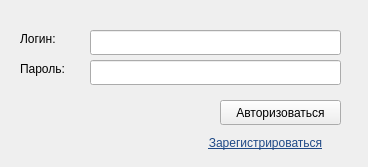
<?xml version="1.0" encoding="UTF-8"?>
<ui version="4.0">
 <class>MainWindow</class>
 <widget class="QMainWindow" name="MainWindow">
  <property name="geometry">
   <rect>
    <x>0</x>
    <y>0</y>
    <width>368</width>
    <height>167</height>
   </rect>
  </property>
  <property name="windowTitle">
   <string>Авторизация</string>
  </property>
  <widget class="QWidget" name="centralwidget">
   <widget class="QLabel" name="label">
    <property name="geometry">
     <rect>
      <x>20</x>
      <y>30</y>
      <width>67</width>
      <height>17</height>
     </rect>
    </property>
    <property name="text">
     <string>Логин:</string>
    </property>
   </widget>
   <widget class="QLabel" name="label_2">
    <property name="geometry">
     <rect>
      <x>20</x>
      <y>60</y>
      <width>67</width>
      <height>17</height>
     </rect>
    </property>
    <property name="text">
     <string>Пароль:</string>
    </property>
   </widget>
   <widget class="QLineEdit" name="lineEdit">
    <property name="geometry">
     <rect>
      <x>90</x>
      <y>30</y>
      <width>251</width>
      <height>25</height>
     </rect>
    </property>
   </widget>
   <widget class="QLineEdit" name="lineEdit_2">
    <property name="geometry">
     <rect>
      <x>90</x>
      <y>60</y>
      <width>251</width>
      <height>25</height>
     </rect>
    </property>
    <property name="text">
     <string/>
    </property>
    <property name="frame">
     <bool>true</bool>
    </property>
    <property name="echoMode">
     <enum>QLineEdit::Password</enum>
    </property>
   </widget>
   <widget class="QPushButton" name="pushButton">
    <property name="geometry">
     <rect>
      <x>220</x>
      <y>100</y>
      <width>121</width>
      <height>25</height>
     </rect>
    </property>
    <property name="text">
     <string>Авторизоваться</string>
    </property>
   </widget>
   <widget class="QPushButton" name="pushButton_2">
    <property name="enabled">
     <bool>true</bool>
    </property>
    <property name="geometry">
     <rect>
      <x>190</x>
      <y>130</y>
      <width>151</width>
      <height>25</height>
     </rect>
    </property>
    <property name="palette">
     <palette>
      <active>
       <colorrole role="WindowText">
        <brush brushstyle="SolidPattern">
         <color alpha="255">
          <red>32</red>
          <green>74</green>
          <blue>135</blue>
         </color>
        </brush>
       </colorrole>
       <colorrole role="Button">
        <brush brushstyle="SolidPattern">
         <color alpha="255">
          <red>32</red>
          <green>74</green>
          <blue>135</blue>
         </color>
        </brush>
       </colorrole>
       <colorrole role="Text">
        <brush brushstyle="SolidPattern">
         <color alpha="255">
          <red>32</red>
          <green>74</green>
          <blue>135</blue>
         </color>
        </brush>
       </colorrole>
       <colorrole role="ButtonText">
        <brush brushstyle="SolidPattern">
         <color alpha="255">
          <red>32</red>
          <green>74</green>
          <blue>135</blue>
         </color>
        </brush>
       </colorrole>
       <colorrole role="ToolTipText">
        <brush brushstyle="SolidPattern">
         <color alpha="255">
          <red>32</red>
          <green>74</green>
          <blue>135</blue>
         </color>
        </brush>
       </colorrole>
       <colorrole role="PlaceholderText">
        <brush brushstyle="SolidPattern">
         <color alpha="128">
          <red>32</red>
          <green>74</green>
          <blue>135</blue>
         </color>
        </brush>
       </colorrole>
      </active>
      <inactive>
       <colorrole role="WindowText">
        <brush brushstyle="SolidPattern">
         <color alpha="255">
          <red>32</red>
          <green>74</green>
          <blue>135</blue>
         </color>
        </brush>
       </colorrole>
       <colorrole role="Button">
        <brush brushstyle="SolidPattern">
         <color alpha="255">
          <red>32</red>
          <green>74</green>
          <blue>135</blue>
         </color>
        </brush>
       </colorrole>
       <colorrole role="Text">
        <brush brushstyle="SolidPattern">
         <color alpha="255">
          <red>32</red>
          <green>74</green>
          <blue>135</blue>
         </color>
        </brush>
       </colorrole>
       <colorrole role="ButtonText">
        <brush brushstyle="SolidPattern">
         <color alpha="255">
          <red>32</red>
          <green>74</green>
          <blue>135</blue>
         </color>
        </brush>
       </colorrole>
       <colorrole role="ToolTipText">
        <brush brushstyle="SolidPattern">
         <color alpha="255">
          <red>32</red>
          <green>74</green>
          <blue>135</blue>
         </color>
        </brush>
       </colorrole>
       <colorrole role="PlaceholderText">
        <brush brushstyle="SolidPattern">
         <color alpha="128">
          <red>32</red>
          <green>74</green>
          <blue>135</blue>
         </color>
        </brush>
       </colorrole>
      </inactive>
      <disabled>
       <colorrole role="WindowText">
        <brush brushstyle="SolidPattern">
         <color alpha="255">
          <red>190</red>
          <green>190</green>
          <blue>190</blue>
         </color>
        </brush>
       </colorrole>
       <colorrole role="Button">
        <brush brushstyle="SolidPattern">
         <color alpha="255">
          <red>32</red>
          <green>74</green>
          <blue>135</blue>
         </color>
        </brush>
       </colorrole>
       <colorrole role="Text">
        <brush brushstyle="SolidPattern">
         <color alpha="255">
          <red>190</red>
          <green>190</green>
          <blue>190</blue>
         </color>
        </brush>
       </colorrole>
       <colorrole role="ButtonText">
        <brush brushstyle="SolidPattern">
         <color alpha="255">
          <red>190</red>
          <green>190</green>
          <blue>190</blue>
         </color>
        </brush>
       </colorrole>
       <colorrole role="ToolTipText">
        <brush brushstyle="SolidPattern">
         <color alpha="255">
          <red>32</red>
          <green>74</green>
          <blue>135</blue>
         </color>
        </brush>
       </colorrole>
       <colorrole role="PlaceholderText">
        <brush brushstyle="SolidPattern">
         <color alpha="128">
          <red>0</red>
          <green>0</green>
          <blue>0</blue>
         </color>
        </brush>
       </colorrole>
      </disabled>
     </palette>
    </property>
    <property name="font">
     <font>
      <underline>true</underline>
     </font>
    </property>
    <property name="text">
     <string>Зарегистрироваться</string>
    </property>
    <property name="autoDefault">
     <bool>false</bool>
    </property>
    <property name="default">
     <bool>false</bool>
    </property>
    <property name="flat">
     <bool>true</bool>
    </property>
   </widget>
  </widget>
 </widget>
 <resources/>
 <connections/>
</ui>
